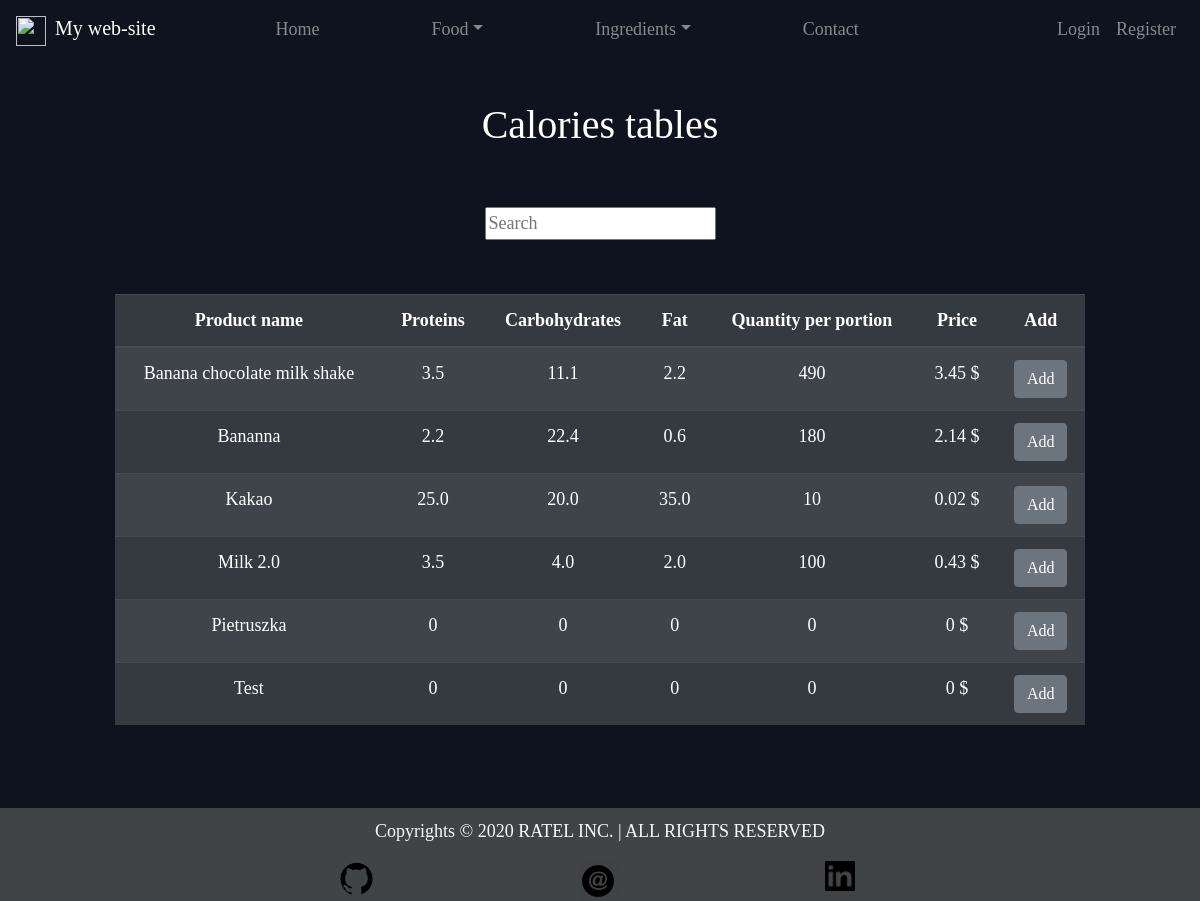
/food/prod_table/, run on an earlier commit of the app's database.
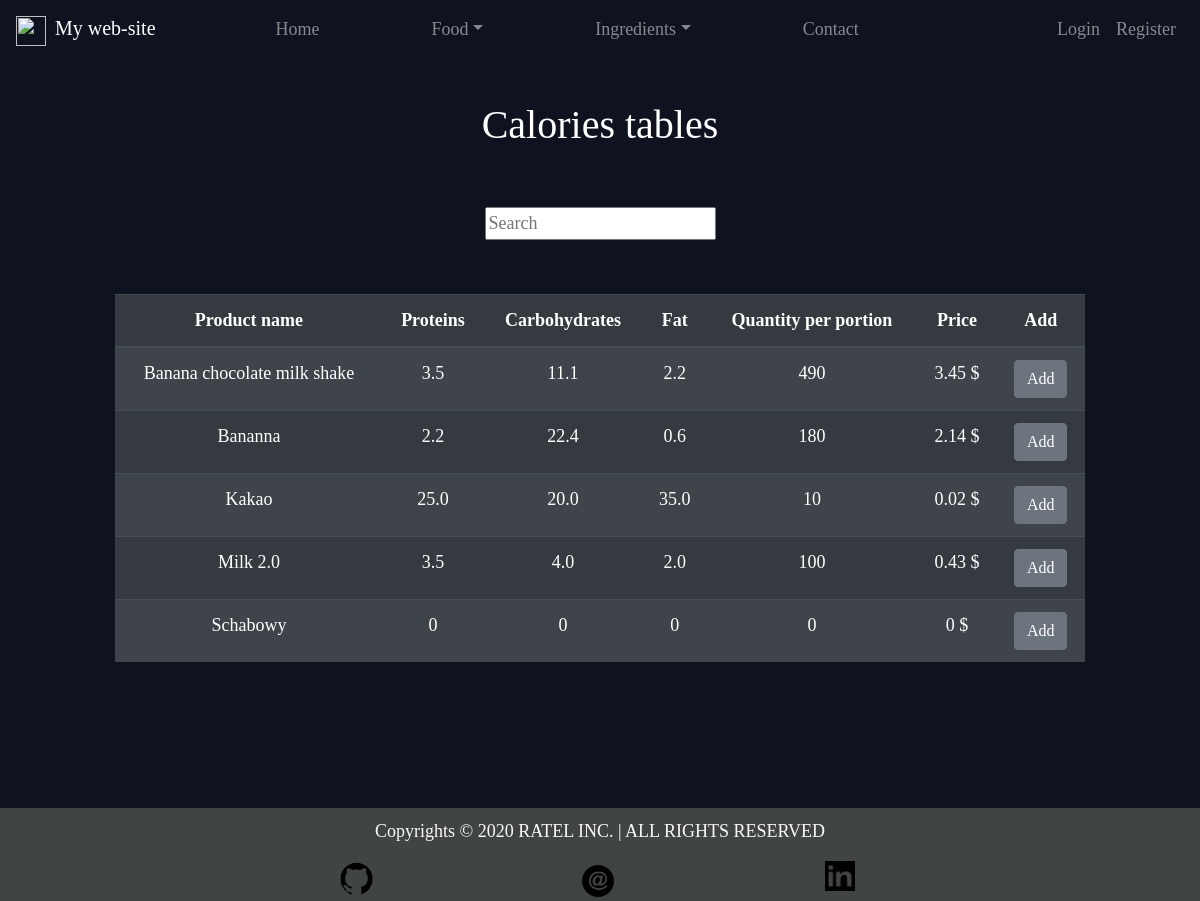
And on a later commit of the database.
### Food/models.py (models this page shows, shortened)
class Product(models.Model):
	name = models.CharField(max_length=50)
	ingredient = models.ManyToManyField(Ingredient, through="ReceipeIngredient")
	ingredinet_based = models.BooleanField(default=False)
	recipe = models.CharField(max_length=500, blank=True)
	slug = models.SlugField(max_length=100, unique=True, blank=True)
	@property
	def total_weight(self):
		product = Product.objects.get(pk=self.pk)
		result = sum([
				ReceipeIngredient.objects.get(ingredient=i, product=product).weight for i in product.ingredient.all()
			])
		return int(result)
	@property
	@zero_division_handling
	def total_protein(self):
		product = Product.objects.get(pk=self.pk)
		result = 0
		for i in product.ingredient.all():
				result += i.protein * ReceipeIngredient.objects.get(ingredient=i, product=product).weight
		return round(result/self.total_weight,1)#product.ingredient.count()
	@property
	@zero_division_handling
	def total_carbohydrates(self):
		product = Product.objects.get(pk=self.pk)
		result = 0
		for i in product.ingredient.all():
				result += i.carbohydrates * ReceipeIngredient.objects.get(ingredient=i, product=product).weight
		return round(result/self.total_weight,1)
	@property
	@zero_division_handling
	def total_fat(self):
		product = Product.objects.get(pk=self.pk)
		result = 0
		for i in product.ingredient.all():
			result += i.fat * ReceipeIngredient.objects.get(ingredient=i, product=product).weight
		return round(result/self.total_weight,1)
	@property
	@zero_division_handling
	def total_price(self):
		product = Product.objects.get(pk=self.pk)
		result = 0
		for i in product.ingredient.all():
			result += i.price * ReceipeIngredient.objects.get(ingredient=i, product=product).weight / 100
		return round(result,2)
	class Meta:
		ordering = ["name"]

class Ingredient(models.Model):
	name = models.CharField(max_length=50, unique=True)
	protein = models.FloatField(validators=[macro_quantity_validator,])
	carbohydrates = models.FloatField(validators=[macro_quantity_validator,])
	fat = models.FloatField(validators=[macro_quantity_validator,])
	quantity_per_portion = models.IntegerField(blank=True, validators=[weight_validaotr,])
	price = models.DecimalField(max_digits=5, decimal_places=2, blank=True, validators=[price_validator,])
	food_type = models.CharField(max_length=2, choices=FOOD_TYPE_CHOICES, blank=True)
	slug = models.SlugField(max_length=100, unique=True, blank=True)
	class Meta:
		ordering = ["id"]

class ReceipeIngredient(models.Model):
	ingredient = models.ForeignKey(Ingredient, on_delete=models.CASCADE)
	product = models.ForeignKey(Product, on_delete=models.CASCADE)
	weight = models.IntegerField(null=True, blank=True)
	class Meta:
		ordering = ["id"]
		verbose_name_plural = "Receipe Ingredients"

### Food/views.py (the view)
# urls.py: path("prod_table/", ProductsTableView.as_view(), name="prod_table"),
class ProductsTableView(ListView, SuccessMessageMixin):
	template_name = "Food/product_list.html"
	model = Product
	context_object_name = "products"
	paginate_by = 10

### Food/models.py (called while the page is built)
def zero_division_handling(func):
	def wrapper_function(*agrs, **kwargs):
		try:
			return func(*agrs, **kwargs)
		except ZeroDivisionError:
			return 0
	return wrapper_function

### Templates/Food/product_list.html (shortened to what this page needs)
{% extends 'main.html' %}
{% block content %}
	<h1 id="title">Calories tables </h1>
	<form action="{% url 'food:search_results' %}" method="get">
		<input name="word" type="text" placeholder="Search">
	</form>
	<br><br>
	<table class="table table-striped table-dark">
		<thead>
			<tr>
				<th scope="col">Product name</th>
				<th scope="col">Proteins</th>
				<th scope="col">Carbohydrates</th>
				<th scope="col">Fat</th>
				<th scope="col">Quantity per portion</th>
				<th scope="col">Price</th>
				<th scope="col">Add</th>
			</tr>
		</thead>
		<tbody>
			{% for item in products %}
				<tr>
					<td>
						<a class="hyperlink-off" href="{% url 'food:prod_detail' item.slug %}">
							{{ item.name|capfirst }}
						</a>
					</td>
					<td id="proteins">{{item.total_protein}}</td>
					<td id="carbohydrates">{{item.total_carbohydrates}}</td>
					<td id="fat">{{item.total_fat}}</td>
					<td id="fat">{{item.total_weight}}</td>
					<td if="price">{{item.total_price}} $</td>
					<td>
						<button type="button" class="btn btn-secondary">
							<a class="hyperlink-off" href="{% url 'profile:add_to_diet' item.pk %}">Add</a>
						</button>
					</td>
				</tr>
			{% endfor %}
		</tbody>
	</table>
{% endblock %}

### Templates/main.html (shortened to what this page needs)
{% load static %}
<!DOCTYPE html>
<html>
<head>
	<link rel="stylesheet" href="https://stackpath.bootstrapcdn.com/bootstrap/4.4.1/css/bootstrap.min.css">
	<link rel="stylesheet" type="text/css" href="{% static 'style.css' %} ">
</head>
	<body>
		{% include 'navigation_bar.html' %}
		<div class="col-sm-10 container-fluid main">
			{% block content %}{% endblock %}
		</div>
		{% include 'footer.html' %}
	</body>
</html>

### Templates/navigation_bar.html (shortened to what this page needs)
{% load static %}
<header>
	<nav class="navbar navbar-dark .bg-dark navbar-expand-md" id="navbargroup">
		<a class="navbar-brand" href="http://127.0.0.1:8000/">
			<img src="#" width="30" height="30" alt="" class="d-inline-block mr-sm-1">
			My web-site
		</a>
		<div class="collapse navbar-collapse" id="mainmenu">
			<ul class="navbar-nav mr-auto px-md-5" >
				<li class="nav-item px-5" size="16">
					<a  class="nav-link"  href="http://127.0.0.1:8000/">Home</a>
				</li>
				<li class="nav-item dropdown px-md-5">
					<a  class="nav-link dropdown-toggle" data-toggle="dropdown" role="button" aria-expanded="false"
					id="submenu-food" aria-haspopup="true" href="#">Food</a>
				</li>
				<li class="nav-item dropdown px-md-5">
					<a  class="nav-link dropdown-toggle" data-toggle="dropdown" role="button" aria-expanded="false"
					id="submenu" aria-haspopup="true" href="#">Ingredients</a>
				</li>
				<li class="nav-item px-md-5">
					<a  class="nav-link " href="#">Contact</a>
				</li>
			</ul>
			<div class="navbar-nav">
				{% if request.user.is_authenticated %}
					<a class="nav-item nav-link" href="{% url 'profile:log_out' %}">Logout</a>
					<a class="nav-item nav-link" href="{% url 'profile:profile_details' %}" > Profile </a>
				{% else %}
					<a class="nav-item nav-link" href="{% url 'profile:log_in' %}" id="user_log_in">Login</a>
					<a class="nav-item nav-link" href="{% url 'profile:registration' %}" id="user_registration">Register</a>
				{% endif %}
			</div>
		</div>
	</nav>
</header>

### Templates/footer.html
{% load static %}
<footer class =".bg-secondary mt-sm-1">
	<div>
		<p class="text-light copy">
			Copyrights © 2020 RATEL INC. | ALL RIGHTS RESERVED
		</p>
	</div>
	<div class="row border-top-secondary ">
		<div class="col"></div>
		<div class="col">
			<a href="https://github.com/310224954/">
				<img src="{% static 'media/github-icon.png' %}" width="35" height="35" alt="" class="d-inline-block mr-sm-1">
			</a>
		</div>
		<div class="col">
			<a href="https://piotrluk92@gmail.com">
				<img src="{% static 'media/gmail-icon.png' %}" width="40" height="40" alt="" class="d-inline-block mr-sm-1">
			</a>
		</div>
		<div class="col">
			<a href="https://www.linkedin.com/in/piotr-%C5%82ukaszewski-600b6a12a/">
				<img src="{% static 'media/linkedin-icon.png' %}" width="30" height="30" alt="" class="d-inline-block mr-sm-1">
			</a>
		</div>
		<div class="col"></div>
	</div>
</footer>

### files/style.css (style rules this page uses)
body { background-color: #0f121f; font-family: Ubuntu; color: #fff; font-size:large; text-align: center; }
footer { background: #414445; padding: 10px 10px 0px 10px; position: fixed; bottom: 0; width: 100%; }
.main { min-height: 100vh; height: 100%; }
#navbargroup { padding-bottom: 50px; }
#title { padding-bottom: 50px; }
.hyperlink-off, .hyperlink-off:hover { text-decoration: none; font-family: Ubuntu; color: #fff; }
.copy { padding-bottom: 10; }

What changed in the data, as far as the page shows it:
removed Product: name "Pietruszka", total_protein "0", total_carbohydrates "0", total_fat "0", total_weight "0", total_price "0"
removed Product: name "Test", total_protein "0", total_carbohydrates "0", total_fat "0", total_weight "0", total_price "0"
added Product: name "Schabowy", total_protein "0", total_carbohydrates "0", total_fat "0", total_weight "0", total_price "0"
